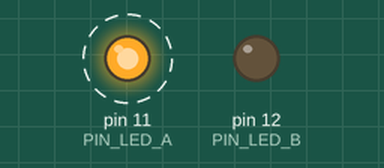
This sketch was run on a simulated Arduino Pro Mini, built with avr-gcc and run on an emulated ATmega328P. On the bench: output pins drawn as LEDs (lit = HIGH). Dashed ring = blinking.

Above: at 0.6 s.
At 3.0 s:
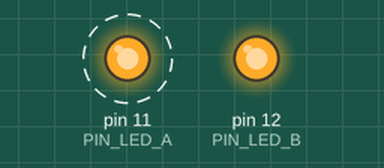
Timing chart, 0 to 6.2 s (numbered marks = the images above):
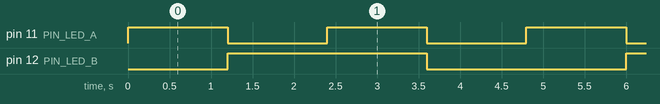

The sketch:

led-test.ino
```cpp
/*
  LED driver bench test — Arduino Pro Mini.

  Cycles the two LED banks so the driver board can be checked without the
  receiver or the sound module connected. Watch the sequence:

    A on  ->  D11 side works
    B on  ->  D12 side works
    both  ->  neither is stealing the other's current
    off   ->  neither is leaking through

  Anything that never lights, or lights when it should be off, is on the
  board rather than in the firmware.

  No Serial here on purpose: TX0 feeds the DFPlayer, and debug output
  would be read as garbage commands.
*/

#define PIN_LED_A 11
#define PIN_LED_B 12
#define STEP_MS   1200

void setup() {
  pinMode(PIN_LED_A, OUTPUT);
  pinMode(PIN_LED_B, OUTPUT);
}

void loop() {
  digitalWrite(PIN_LED_A, HIGH);
  digitalWrite(PIN_LED_B, LOW);
  delay(STEP_MS);

  digitalWrite(PIN_LED_A, LOW);
  digitalWrite(PIN_LED_B, HIGH);
  delay(STEP_MS);

  digitalWrite(PIN_LED_A, HIGH);
  digitalWrite(PIN_LED_B, HIGH);
  delay(STEP_MS);

  digitalWrite(PIN_LED_A, LOW);
  digitalWrite(PIN_LED_B, LOW);
  delay(STEP_MS);
}
```

Measured:
- by itself, pin 11 (PIN_LED_A): alternates HIGH for 1.2 s and LOW for 1.2 s
- by itself, pin 12 (PIN_LED_B): alternates HIGH for 2.4 s and LOW for 2.4 s
- by itself, everything shown: repeats every 4.8 s, in 4 steps
